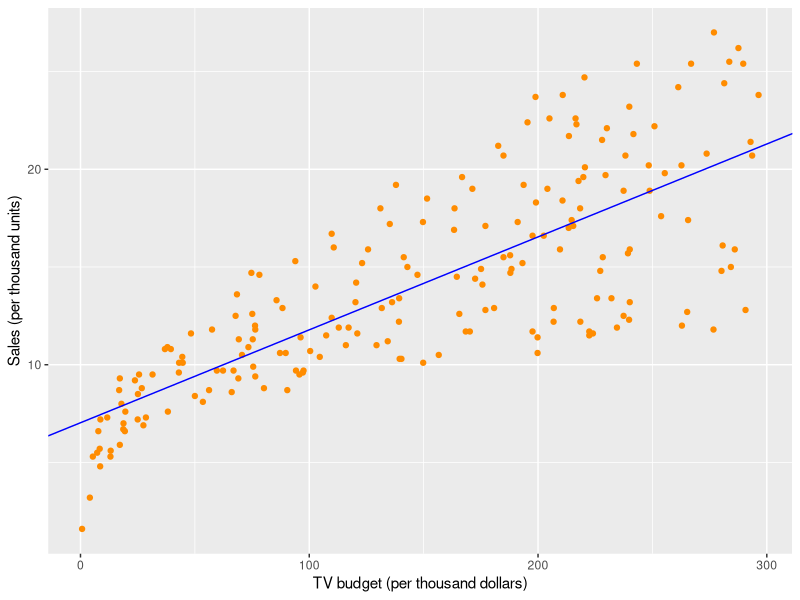

This figure's R source:
#########################################################
# Fit linear regression model to the advertising data   #
#########################################################

# read in the data
adsData<- read.csv("./data/Advertising2.csv")

# processing (remove outlier)
outlierIndex <- which(adsData$TV < 0)
adsData <- adsData[-outlierIndex,]

# fit linear model to the data
lmFit <- lm(Sales~TV, data=adsData)

# print coefficients
lmFitCoef <- coef(lmFit)
lmFitCoef

# plot linear fit
library(ggplot2)
ggplot(adsData, aes(x=TV, y=Sales)) + geom_point(col="darkorange") + 
      geom_abline(intercept = lmFitCoef[1], slope = lmFitCoef[2], col="blue") +
      ylab("Sales (per thousand units)") + xlab("TV budget (per thousand dollars)")
